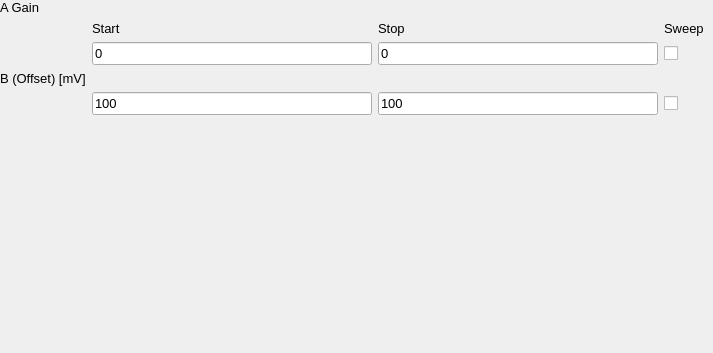
               <widget class="QWidget" name="linear_feedback_CH2">
                <widget class="QWidget" name="gridLayoutWidget_23">
                 <property name="geometry">
                  <rect>
                   <x>0</x>
                   <y>0</y>
                   <width>704</width>
                   <height>344</height>
                  </rect>
                 </property>
                 <layout class="QGridLayout" name="gridLayout_23">
                  <item row="2" column="3">
                   <widget class="QCheckBox" name="lin_a_sweep_CH2">
                    <property name="text">
                     <string/>
                    </property>
                   </widget>
                  </item>
                  <item row="1" column="2">
                   <widget class="QLabel" name="lin_stop_label_CH2">
                    <property name="font">
                     <font>
                      <pointsize>10</pointsize>
                     </font>
                    </property>
                    <property name="layoutDirection">
                     <enum>Qt::LeftToRight</enum>
                    </property>
                    <property name="text">
                     <string>Stop</string>
                    </property>
                   </widget>
                  </item>
                  <item row="3" column="0">
                   <widget class="QLabel" name="lin_b_label_CH2">
                    <property name="font">
                     <font>
                      <pointsize>10</pointsize>
                     </font>
                    </property>
                    <property name="layoutDirection">
                     <enum>Qt::LeftToRight</enum>
                    </property>
                    <property name="text">
                     <string>B (Offset) [mV]</string>
                    </property>
                   </widget>
                  </item>
                  <item row="2" column="2">
                   <widget class="QLineEdit" name="lin_a_stop_CH2">
                    <property name="sizePolicy">
                     <sizepolicy hsizetype="Expanding" vsizetype="Maximum">
                      <horstretch>1</horstretch>
                      <verstretch>1</verstretch>
                     </sizepolicy>
                    </property>
                    <property name="font">
                     <font>
                      <pointsize>10</pointsize>
                     </font>
                    </property>
                    <property name="text">
                     <string>0</string>
                    </property>
                   </widget>
                  </item>
                  <item row="1" column="3">
                   <widget class="QLabel" name="lin_sweep_label_CH2">
                    <property name="font">
                     <font>
                      <pointsize>10</pointsize>
                     </font>
                    </property>
                    <property name="layoutDirection">
                     <enum>Qt::LeftToRight</enum>
                    </property>
                    <property name="text">
                     <string>Sweep</string>
                    </property>
                   </widget>
                  </item>
                  <item row="1" column="1">
                   <widget class="QLabel" name="lin_start_label_CH2">
                    <property name="font">
                     <font>
                      <pointsize>10</pointsize>
                     </font>
                    </property>
                    <property name="layoutDirection">
                     <enum>Qt::LeftToRight</enum>
                    </property>
                    <property name="text">
                     <string>Start</string>
                    </property>
                   </widget>
                  </item>
                  <item row="0" column="0">
                   <widget class="QLabel" name="lin_a_label_CH2">
                    <property name="font">
                     <font>
                      <pointsize>10</pointsize>
                     </font>
                    </property>
                    <property name="layoutDirection">
                     <enum>Qt::LeftToRight</enum>
                    </property>
                    <property name="text">
                     <string>A Gain</string>
                    </property>
                   </widget>
                  </item>
                  <item row="6" column="0">
                   <spacer name="verticalSpacer_20">
                    <property name="orientation">
                     <enum>Qt::Vertical</enum>
                    </property>
                    <property name="sizeHint" stdset="0">
                     <size>
                      <width>20</width>
                      <height>40</height>
                     </size>
                    </property>
                   </spacer>
                  </item>
                  <item row="2" column="1">
                   <widget class="QLineEdit" name="lin_fixed_freq_CH2">
                    <property name="sizePolicy">
                     <sizepolicy hsizetype="Expanding" vsizetype="Maximum">
                      <horstretch>1</horstretch>
                      <verstretch>1</verstretch>
                     </sizepolicy>
                    </property>
                    <property name="font">
                     <font>
                      <pointsize>10</pointsize>
                     </font>
                    </property>
                    <property name="text">
                     <string>0</string>
                    </property>
                   </widget>
                  </item>
                  <item row="4" column="1">
                   <widget class="QLineEdit" name="lin_b_start_CH2">
                    <property name="sizePolicy">
                     <sizepolicy hsizetype="Expanding" vsizetype="Fixed">
                      <horstretch>0</horstretch>
                      <verstretch>0</verstretch>
                     </sizepolicy>
                    </property>
                    <property name="font">
                     <font>
                      <pointsize>10</pointsize>
                     </font>
                    </property>
                    <property name="text">
                     <string>100</string>
                    </property>
                   </widget>
                  </item>
                  <item row="4" column="2">
                   <widget class="QLineEdit" name="lin_b_stop_CH2">
                    <property name="sizePolicy">
                     <sizepolicy hsizetype="Expanding" vsizetype="Maximum">
                      <horstretch>1</horstretch>
                      <verstretch>1</verstretch>
                     </sizepolicy>
                    </property>
                    <property name="font">
                     <font>
                      <pointsize>10</pointsize>
                     </font>
                    </property>
                    <property name="text">
                     <string>100</string>
                    </property>
                   </widget>
                  </item>
                  <item row="4" column="3">
                   <widget class="QCheckBox" name="lin_b_sweep_CH2">
                    <property name="text">
                     <string/>
                    </property>
                   </widget>
                  </item>
                 </layout>
                </widget>
               </widget>
